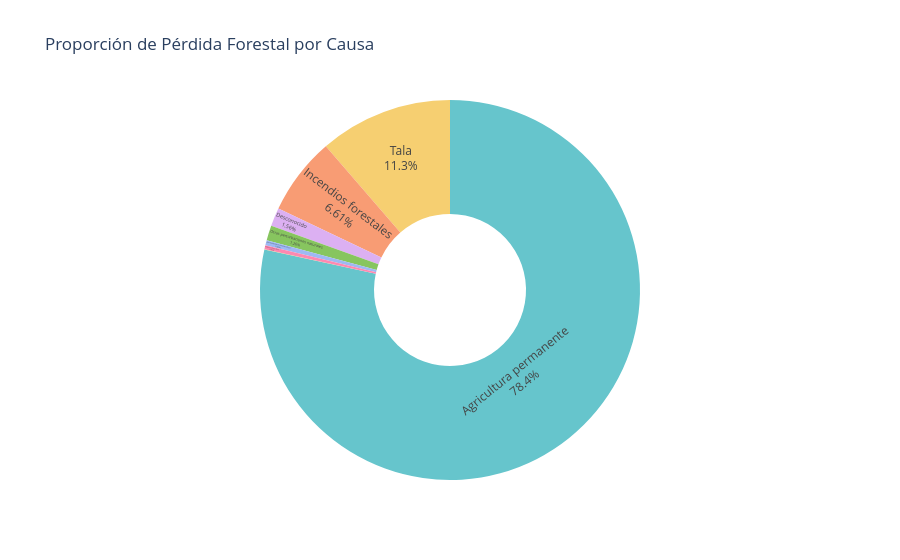

Notebook cell for this chart:
### Markdown cell above
## 3. Causas de la Pérdida Forestal

El diagrama circular expone los principales impulsores de la deforestación acumulada, permitiendo dimensionar el impacto de la actividad agrícola frente a otros factores.

### Code cell
df_drivers = pd.read_csv(f'{base_path}/gfw_drivers_perdida_completo_es.csv')
df_drivers_agrupado = df_drivers.groupby('drivers_type')['loss_area_ha'].sum().reset_index()

fig = px.pie(
    df_drivers_agrupado,
    names='drivers_type',
    values='loss_area_ha',
    hole=0.4,
    color_discrete_sequence=px.colors.qualitative.Pastel,
    title='Proporción de Pérdida Forestal por Causa',
    labels={'drivers_type': 'Causa', 'loss_area_ha': 'Hectáreas Perdidas'}
)

fig.update_traces(textposition='inside', textinfo='percent+label')
fig.update_layout(template='plotly_white', showlegend=False)
fig.show()

### Figure 1 — Plotly figure (JSON) as saved in the notebook; plotly's stock layout.template omitted (floating-point values rounded to 4 significant figures)
{"data": [{"domain": {"x": [0, 1], "y": [0, 1]}, "hole": 0.4, "hovertemplate": "Causa=%{label}<br>Hectáreas Perdidas=%{value}<extra></extra>", "labels": ["Agricultura migratoria", "Agricultura permanente", "Asentamientos e infraestructura", "Desconocido", "Incendios forestales", "Materias primas duras", "Otras perturbaciones naturales", "Tala"], "legendgroup": "", "name": "", "showlegend": true, "textinfo": "percent+label", "textposition": "inside", "type": "pie", "values": [18.29, 87220.0, 499.3, 1735.0, 7356.0, 380.3, 1406.0, 12610.0]}], "layout": {"legend": {"tracegroupgap": 0}, "piecolorway": ["rgb(102, 197, 204)", "rgb(246, 207, 113)", "rgb(248, 156, 116)", "rgb(220, 176, 242)", "rgb(135, 197, 95)", "rgb(158, 185, 243)", "rgb(254, 136, 177)", "rgb(201, 219, 116)", "rgb(139, 224, 164)", "rgb(180, 151, 231)", "rgb(179, 179, 179)"], "showlegend": false, "title": {"text": "Proporción de Pérdida Forestal por Causa"}}}
